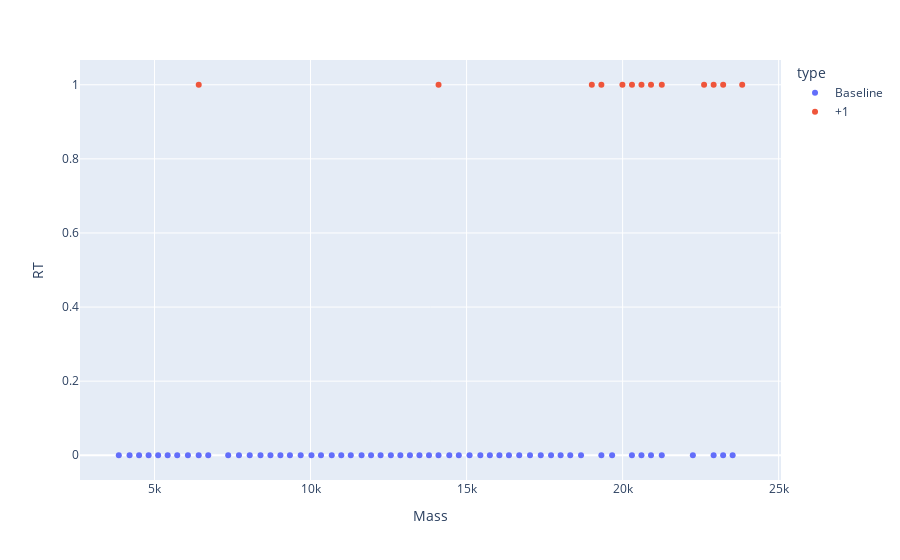

The notebook cell this image was saved under:
### Code cell
# match 1 Da

df_tmp = df_217_3p_6mG.copy()
df_tmp = df_tmp[df_tmp.Mass<24189]
# df_tmp = df_tmp[df_tmp.Mass>20200]
# df_tmp = df_tmp[df_tmp.Mass<4200]
df_sample = dfx
dfm1 = match_dfs_with_adducts(df_tmp, df_sample)
dfm1.RT = 0
# plotly_zone(dfm1)
df_tmp.Mass += 1
dfm2 = match_dfs_with_adducts(df_tmp, df_sample)
dfm2.RT = 1

df_tmp.Mass += 1
dfm3 = match_dfs_with_adducts(df_tmp, df_sample)
dfm3.RT = 2

plotly_multi_zones([dfm1, dfm2], names=['Baseline', '+1'])
plotly_multi_zones([dfm1, dfm2], y='Vol', names=['Baseline', '+1'])

### Figure 1 — Plotly figure (JSON) as saved in the notebook; plotly's stock layout.template omitted (floating-point values rounded to 4 significant figures)
{"data": [{"hovertemplate": "type=Baseline<br>Mass=%{x}<br>RT=%{y}<extra></extra>", "legendgroup": "Baseline", "marker": {"color": "#636efa", "symbol": "circle"}, "mode": "markers", "name": "Baseline", "orientation": "v", "showlegend": true, "type": "scatter", "x": [6721.0, 6416.0, 5422.0, 4811.0, 5116.0, 5728.0, 8715.0, 9034.0, 8051.0, 8396.0, 12570.0, 10680.0, 6071.0, 7706.0, 13490.0, 9684.0, 10030.0, 16050.0, 16690.0, 4201.0, 11630.0, 10980.0, 17710.0, 4506.0, 7361.0, 13800.0, 13180.0, 9339.0, 18010.0, 11290.0, 15440.0, 12240.0, 18320.0, 10330.0, 14100.0, 17380.0, 18670.0, 15750.0, 17030.0, 12880.0, 16360.0, 14450.0, 20300.0, 23220.0, 3856.0, 15100.0, 11940.0, 19660.0, 23530.0, 14750.0, 20600.0, 20910.0, 22920.0, 19320.0, 22250.0, 21250.0], "xaxis": "x", "y": [0, 0, 0, 0, 0, 0, 0, 0, 0, 0, 0, 0, 0, 0, 0, 0, 0, 0, 0, 0, 0, 0, 0, 0, 0, 0, 0, 0, 0, 0, 0, 0, 0, 0, 0, 0, 0, 0, 0, 0, 0, 0, 0, 0, 0, 0, 0, 0, 0, 0, 0, 0, 0, 0, 0, 0], "yaxis": "y"}, {"hovertemplate": "type=+1<br>Mass=%{x}<br>RT=%{y}<extra></extra>", "legendgroup": "+1", "marker": {"color": "#EF553B", "symbol": "circle"}, "mode": "markers", "name": "+1", "orientation": "v", "showlegend": true, "type": "scatter", "x": [19990.0, 19010.0, 20600.0, 20300.0, 19320.0, 22920.0, 22610.0, 20910.0, 23220.0, 14100.0, 23830.0, 21260.0, 6417.0], "xaxis": "x", "y": [1, 1, 1, 1, 1, 1, 1, 1, 1, 1, 1, 1, 1], "yaxis": "y"}], "layout": {"legend": {"title": {"text": "type"}, "tracegroupgap": 0}, "margin": {"t": 60}, "xaxis": {"anchor": "y", "domain": [0, 1], "title": {"text": "Mass"}}, "yaxis": {"anchor": "x", "domain": [0, 1], "title": {"text": "RT"}}}}
